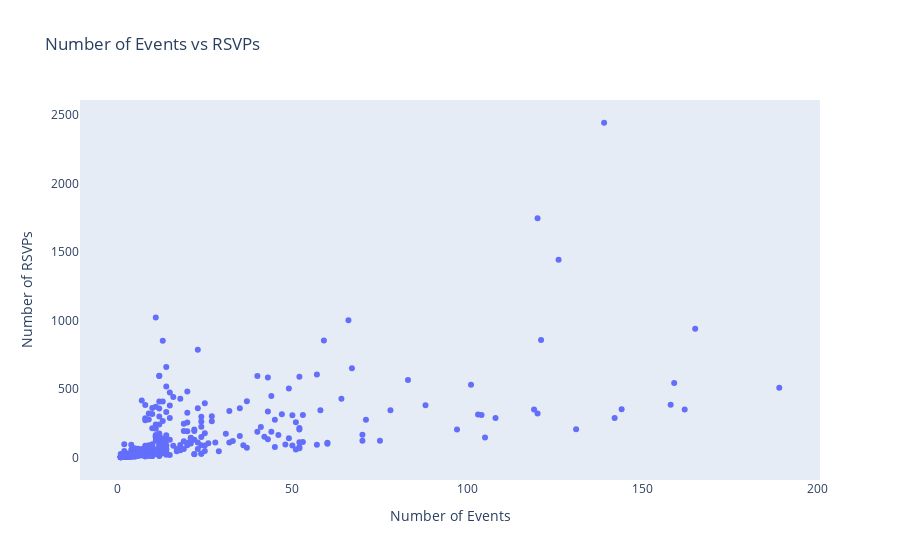

Notebook code for this chart:
### Code cell
data = [Scatter(x = rsvp_subset_total['num_events_target_period'], y = rsvp_subset_total['total_rsvps'], \
                mode = 'markers',text=(rsvp_subset_total['group_name']+', '+rsvp_subset_total['category_name'])\
                )]#, text=df['movie_title'])]
axistemplate = dict(showgrid=False,zeroline=False,title='Number of Events')
axistemplatey = dict(showgrid=False,zeroline=False,title='Number of RSVPs')
layout = Layout(title = "Number of Events vs RSVPs",xaxis=axistemplate,yaxis=axistemplatey)
 
fig = Figure(data = data, layout = layout)

plotly.offline.iplot(fig, show_link = False)

### Figure 1 — Plotly figure (JSON) as saved in the notebook; plotly's stock layout.template omitted (floating-point values rounded to 4 significant figures; data arrays with more than 128 entries replaced by an {"elided": "..."} marker saying what was removed)
{"data": [{"mode": "markers", "text": {"elided": "307 str values"}, "type": "scatter", "x": {"elided": "307 int values"}, "y": {"elided": "307 int values"}}], "layout": {"title": {"text": "Number of Events vs RSVPs"}, "xaxis": {"showgrid": false, "title": {"text": "Number of Events"}, "zeroline": false}, "yaxis": {"showgrid": false, "title": {"text": "Number of RSVPs"}, "zeroline": false}}}
